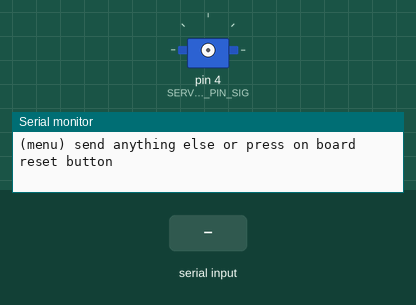
Bench run of a sketch on a simulated Arduino Uno, built with avr-gcc and run on an emulated ATmega328P. Shown: servo, the last lines printed to the serial monitor. Inputs (shaded band) come from the test bench.

Above: at 0.9 s.
1.0 s: "2" received over Serial
At 3.5 s:
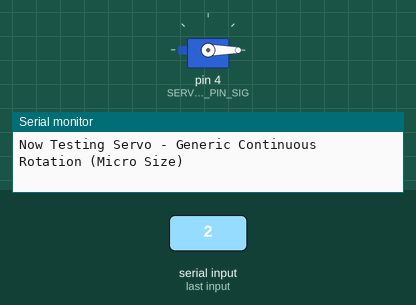
At 6.2 s:
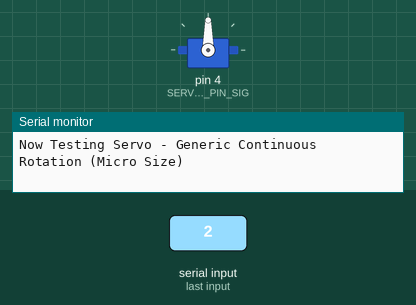
Timing chart, 0 to 12.5 s (numbered marks = the images above; inputs shaded):
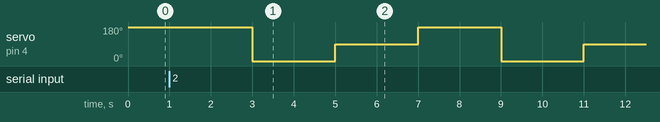

The sketch:

smart_trashbin.ino
```cpp
// Include Libraries
#include "Arduino.h"
#include "NewPing.h"
#include "Servo.h"


// Pin Definitions
#define HCSR04_PIN_TRIG	3
#define HCSR04_PIN_ECHO	2
#define SERVO360_PIN_SIG	4


// Global variables and defines

// object initialization
NewPing hcsr04(HCSR04_PIN_TRIG,HCSR04_PIN_ECHO);
Servo servo360;


// define vars for testing menu
const int timeout = 10000;       //define timeout of 10 sec
char menuOption = 0;
long time0;

// Setup the essentials for your circuit to work. It runs first every time your circuit is powered with electricity.
void setup()
{
    // Setup Serial which is useful for debugging
    // Use the Serial Monitor to view printed messages
    Serial.begin(9600);
    while (!Serial) ; // wait for serial port to connect. Needed for native USB
    Serial.println("start");


    menuOption = menu();

}

// Main logic of your circuit. It defines the interaction between the components you selected. After setup, it runs over and over again, in an eternal loop.
void loop()
{


    if(menuOption == '1') {
    // Ultrasonic Sensor - HC-SR04 - Test Code
    // Read distance measurment from UltraSonic sensor
    int hcsr04Dist = hcsr04.ping_cm();
    delay(10);
    Serial.print(F("Distance: ")); Serial.print(hcsr04Dist); Serial.println(F("[cm]"));

    }
    else if(menuOption == '2') {
    // Servo - Generic Continuous Rotation (Micro Size) - Test Code
    // The servo will rotate CW in full speed, CCW in full speed, and will stop  with an interval of 2000 milliseconds (2 seconds)
    servo360.attach(SERVO360_PIN_SIG);         // 1. attach the servo to correct pin to control it.
    servo360.write(180);  // 2. turns servo CW in full speed. change the value in the brackets (180) to change the speed. As these numbers move closer to 90, the servo will move slower in that direction.
    delay(2000);                              // 3. waits 2000 milliseconds (2 sec). change the value in the brackets (2000) for a longer or shorter delay in milliseconds.
    servo360.write(0);    // 4. turns servo CCW in full speed. change the value in the brackets (0) to change the speed. As these numbers move closer to 90, the servo will move slower in that direction.
    delay(2000);                              // 5. waits 2000 milliseconds (2 sec). change the value in the brackets (2000) for a longer or shorter delay in milliseconds.
    servo360.write(90);    // 6. sending 90 stops the servo
    delay(2000);                              // 7. waits 2000 milliseconds (2 sec). change the value in the brackets (2000) for a longer or shorter delay in milliseconds.
    servo360.detach();                    // 8. release the servo to conserve power. When detached the servo will NOT hold it's position under stress.
    }

    if (millis() - time0 > timeout)
    {
        menuOption = menu();
    }

}


// Menu function for selecting the components to be tested
// Follow serial monitor for instrcutions
char menu()
{

    Serial.println(F("\nWhich component would you like to test?"));
    Serial.println(F("(1) Ultrasonic Sensor - HC-SR04"));
    Serial.println(F("(2) Servo - Generic Continuous Rotation (Micro Size)"));
    Serial.println(F("(menu) send anything else or press on board reset button\n"));
    while (!Serial.available());

    // Read data from serial monitor if received
    while (Serial.available())
    {
        char c = Serial.read();
        if (isAlphaNumeric(c))
        {

            if(c == '1')
    			Serial.println(F("Now Testing Ultrasonic Sensor - HC-SR04"));
    		else if(c == '2')
    			Serial.println(F("Now Testing Servo - Generic Continuous Rotation (Micro Size)"));
            else
            {
                Serial.println(F("illegal input!"));
                return 0;
            }
            time0 = millis();
            return c;
        }
    }
}
```

Measured:
- after the input at 1.0 s, servo on pin 4 (SERVO360_PIN_SIG): 180° → 0° after 2.0 s, → 90° 2.0 s later, → 180° 2.0 s later, → 0° 2.0 s later, … (5 changes in this stretch)
